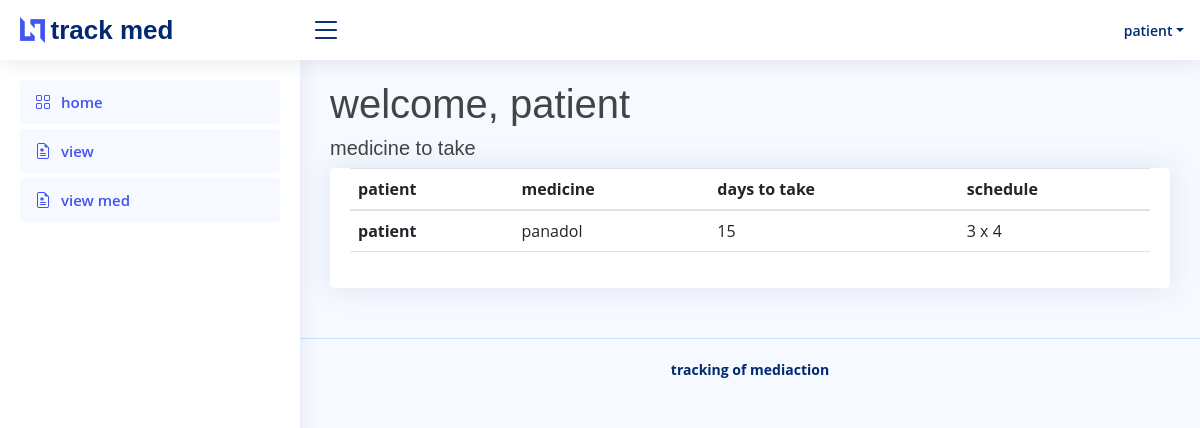
Screenshot of / (signed in) with the database file from the repository.
### med/models.py (models this page shows, shortened)
class Medication(models.Model):
    user = models.ForeignKey(User, on_delete=models.CASCADE)
    medicine = models.CharField(max_length=50)
    days_to_take = models.PositiveIntegerField()
    schedule = models.CharField(max_length=50)

### med/views.py (the view)
# urls.py: path("", views.home, name="home"),
@login_required(login_url="/accounts/login/")
def home(request):
    users_in_doctor = Group.objects.get(name="doctor").user_set.all()
    users_in_administer = Group.objects.get(name="administer").user_set.all()
    if request.user in users_in_doctor or request.user in users_in_administer:
        list_patient = PatientBio.objects.all()
        context = {"title": "home page", "list_patient": list_patient}
        return render(request, "med/home.html", context)
    else:
        getmed = Medication.objects.filter(user=request.user)
        context = {"getmed": getmed}
        return render(request, "med/patientdashboard.html", context)

### med/templatetags/custom_tags.py (called while the page is built)
@register.filter(name="has_group")
def has_group(user, group_name):
    group = Group.objects.filter(name=group_name)
    if group:
        group = group.first()
        return group in user.groups.all()
    else:
        return False

### med/templates/med/patientdashboard.html (shortened to what this page needs)
{% extends 'med/base.html' %}
{%load custom_tags%}
{%block content%}
<h1>welcome, {{user.username}}</h1>
<h5>medicine to take</h5>
<div class="card">
<div class="card-body">
  <table class="table table-hover">
    <thead>
      <tr>
        <th scope="col">patient</th>
        <th scope="col">medicine</th>
        <th scope="col">days to take</th>
        <th scope="col">schedule</th>
      </tr>
    </thead>
    <tbody>
      {%for detail in getmed%}
      <tr>
        <th scope="row">{{detail.user}}</th>
        <td>{{detail.medicine}}</td>
        <td>{{detail.days_to_take}}</td>
        <td>{{detail.schedule}}</td>
      </tr>
      {%endfor%}
    </tbody>
  </table>
</div>
</div>
{%endblock%}

### med/templates/med/base.html (shortened to what this page needs)
{%load static%}
{%load custom_tags%}
<!DOCTYPE html>
<html lang="en">
<head>
  <link rel="stylesheet" href="https://stackpath.bootstrapcdn.com/bootstrap/4.1.3/css/bootstrap.min.css">
  <link href= "{% static 'assets/vendor/bootstrap/css/bootstrap.min.css' %}" rel="stylesheet">
  <link href="{% static 'assets/vendor/bootstrap-icons/bootstrap-icons.css' %}" rel="stylesheet">
  <link href="{% static 'assets/css/style.css' %}" rel="stylesheet">
</head>
<body>
  <header id="header" class="header fixed-top d-flex align-items-center">
    <div class="d-flex align-items-center justify-content-between">
      <a href="index.html" class="logo d-flex align-items-center">
        <img src="{% static 'assets/img/logo.png' %}" alt="">
        <span class="d-none d-lg-block">track med</span>
      </a>
      <i class="bi bi-list toggle-sidebar-btn"></i>
    </div>
    <nav class="header-nav ms-auto">
      <ul class="d-flex align-items-center">
        <li class="nav-item dropdown pe-3">
          <a class="nav-link nav-profile d-flex align-items-center pe-0" href="#" data-bs-toggle="dropdown">
            <span class="d-none d-md-block dropdown-toggle ps-2">{{user}}</span>
          </a>
        </li>
      </ul>
    </nav>
  </header>
  <aside id="sidebar" class="sidebar">
    <ul class="sidebar-nav" id="sidebar-nav">
      <li class="nav-item">
        <a class="nav-link " href="{% url 'home' %}">
          <i class="bi bi-grid"></i>
          <span>home</span>
        </a>
      </li>
      {% if request.user|has_group:"patients"%}
      <li class="nav-item">
        <a class="nav-link " href="{% url 'patientview' %}">
          <i class="bi bi-file-earmark-medical"></i>
          <span>view</span>
        </a>
      </li>
      <li class="nav-item">
        <a class="nav-link " href="{% url 'patientviewmed' %}">
          <i class="bi bi-file-earmark-medical"></i>
          <span>view med</span>
        </a>
      </li>
      {%endif%}
    </ul>
  </aside>
  <main id="main" class="main">
    <section class="section dashboard">
      {%block content%}{%endblock content%}
    </section>
  </main>
  <footer id="footer" class="footer">
    <div class="copyright">
      <strong><span>tracking of mediaction</span></strong>
    </div>
  </footer>
</body>
</html>

### med/static/assets/css/style.css (style rules this page uses)
:root { scroll-behavior: smooth; }
body { font-family: "Open Sans", sans-serif; background: #f6f9ff; color: #444444; }
a { color: #4154f1; text-decoration: none; }
h1, h2, h3, h4, h5, h6 { font-family: "Nunito", sans-serif; }
#main { margin-top: 60px; padding: 20px 30px; transition: all 0.3s; }
.card { margin-bottom: 30px; border: none; border-radius: 5px; box-shadow: 0px 0 30px rgba(1, 41, 112, 0.1); }
.card-body { padding: 0 20px 20px 20px; }
.logo { line-height: 1; }
@media (min-width: 1200px) { .logo { width: 280px; } }
.logo img { max-height: 26px; margin-right: 6px; }
.logo span { font-size: 26px; font-weight: 700; color: #012970; font-family: "Nunito", sans-serif; }
.header { transition: all 0.5s; z-index: 997; height: 60px; box-shadow: 0px 2px 20px rgba(1, 41, 112, 0.1); background-color: #fff; padding-left: 20px; }
.header .toggle-sidebar-btn { font-size: 32px; padding-left: 10px; cursor: pointer; color: #012970; }
.header-nav ul { list-style: none; }
.header-nav>ul { margin: 0; padding: 0; }
.header-nav .nav-profile { color: #012970; }
.header-nav .nav-profile span { font-size: 14px; font-weight: 600; }
.sidebar { position: fixed; top: 60px; left: 0; bottom: 0; width: 300px; z-index: 996; transition: all 0.3s; padding: 20px; overflow-y: auto; scrollbar-width: thin; scrollbar-color: #aab7cf transparent; box-shadow: 0px 0px 20px rgba(1, 41, 112, 0.1); background-color: #fff; }
@media (min-width: 1200px) { #main, #footer { margin-left: 300px; } }
.sidebar-nav { padding: 0; margin: 0; list-style: none; }
.sidebar-nav li { padding: 0; margin: 0; list-style: none; }
.sidebar-nav .nav-item { margin-bottom: 5px; }
.sidebar-nav .nav-link { display: flex; align-items: center; font-size: 15px; font-weight: 600; color: #4154f1; transition: 0.3; background: #f6f9ff; padding: 10px 15px; border-radius: 4px; }
.sidebar-nav .nav-link i { font-size: 16px; margin-right: 10px; color: #4154f1; }
.footer { padding: 20px 0; font-size: 14px; transition: all 0.3s; border-top: 1px solid #cddfff; }
.footer .copyright { text-align: center; color: #012970; }

### rows the page displays
Medication: user "patient", medicine "panadol", days_to_take "15", schedule "3 x 4"

### other values shown
{{ user }} "patient"
{{ user.username }} "patient"
